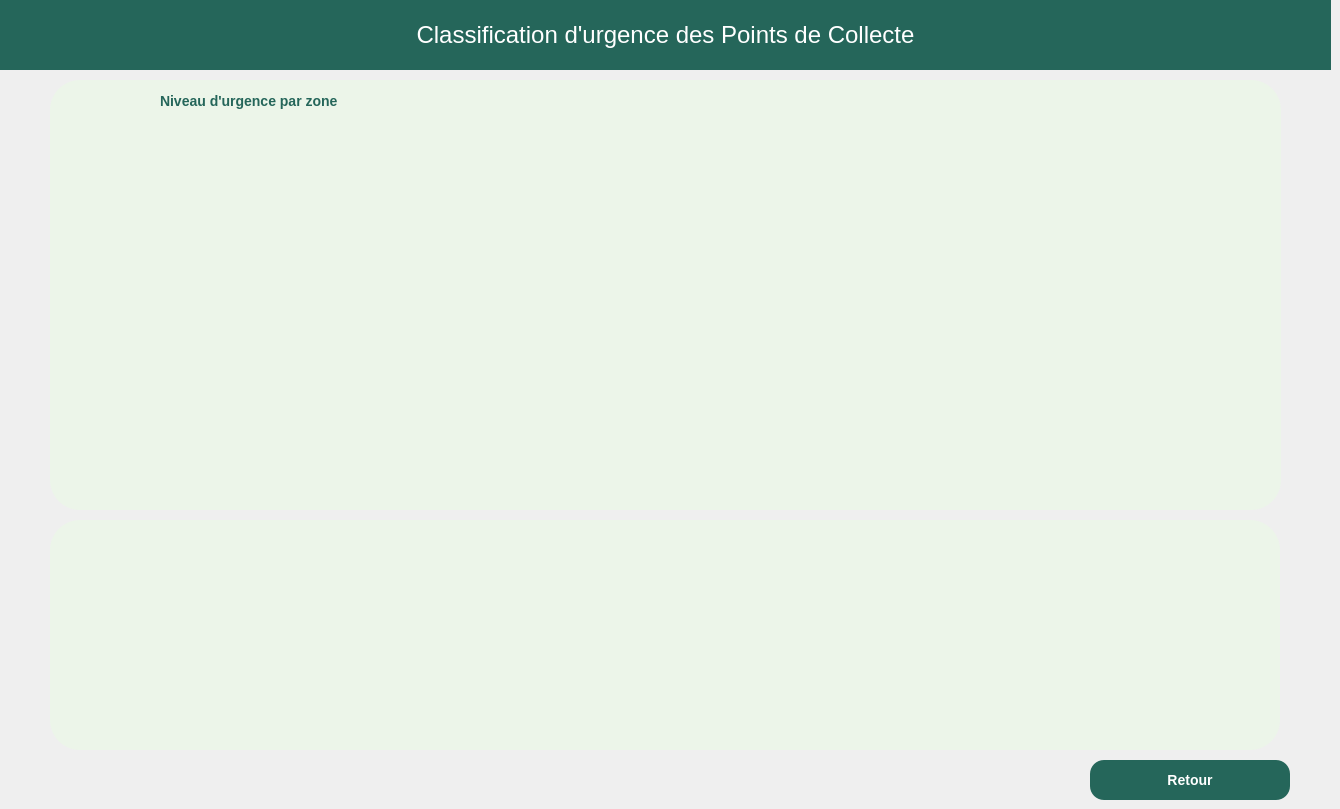
       <widget class="QWidget" name="GPC_PageClass">
        <widget class="QLabel" name="GPC_ClassTitle">
         <property name="geometry">
          <rect>
           <x>0</x>
           <y>0</y>
           <width>1331</width>
           <height>70</height>
          </rect>
         </property>
         <property name="font">
          <font>
           <family>Segoe UI</family>
           <pointsize>18</pointsize>
           <italic>false</italic>
           <bold>false</bold>
          </font>
         </property>
         <property name="styleSheet">
          <string notr="true">font: 18pt &quot;Segoe UI&quot;;
background-color: rgba(37, 102, 90, 255);;
color: rgb(255, 255, 255);</string>
         </property>
         <property name="text">
          <string>Classification d'urgence des Points de Collecte</string>
         </property>
         <property name="alignment">
          <set>Qt::AlignmentFlag::AlignCenter</set>
         </property>
        </widget>
        <widget class="QFrame" name="GPC_ClassChartFrame">
         <property name="geometry">
          <rect>
           <x>50</x>
           <y>80</y>
           <width>1231</width>
           <height>430</height>
          </rect>
         </property>
         <property name="styleSheet">
          <string notr="true">QFrame{
 background-color:#ECF5E9;
 border-radius:30px;
}
QLabel{
 color:#25665A;
 font-weight:bold;
 font-size:14px;
}
QLineEdit, QComboBox{
 background:white;
 border-radius:12px;
 padding:6px;
 color:black;
 font-size:13px;
}
</string>
         </property>
         <property name="frameShape">
          <enum>QFrame::Shape::StyledPanel</enum>
         </property>
         <property name="frameShadow">
          <enum>QFrame::Shadow::Raised</enum>
         </property>
         <widget class="QLabel" name="GPC_ClassChartTitle">
          <property name="geometry">
           <rect>
            <x>110</x>
            <y>1</y>
            <width>200</width>
            <height>40</height>
           </rect>
          </property>
          <property name="text">
           <string>Niveau d'urgence par zone</string>
          </property>
         </widget>
         <widget class="QWidget" name="GPC_ClassChartContainer" native="true">
          <property name="geometry">
           <rect>
            <x>8</x>
            <y>39</y>
            <width>1211</width>
            <height>381</height>
           </rect>
          </property>
         </widget>
        </widget>
        <widget class="QFrame" name="GPC_ClassTableFrame">
         <property name="geometry">
          <rect>
           <x>50</x>
           <y>520</y>
           <width>1230</width>
           <height>230</height>
          </rect>
         </property>
         <property name="styleSheet">
          <string notr="true">QFrame{
 background-color:#ECF5E9;
 border-radius:30px;
}
QLabel{
 color:#25665A;
 font-weight:bold;
 font-size:14px;
}
QLineEdit, QComboBox{
 background:white;
 border-radius:12px;
 padding:6px;
 color:black;
 font-size:13px;
}
</string>
         </property>
         <property name="frameShape">
          <enum>QFrame::Shape::StyledPanel</enum>
         </property>
         <property name="frameShadow">
          <enum>QFrame::Shadow::Raised</enum>
         </property>
         <widget class="QTableView" name="GPC_ClassTableView">
          <property name="geometry">
           <rect>
            <x>10</x>
            <y>10</y>
            <width>1211</width>
            <height>211</height>
           </rect>
          </property>
         </widget>
        </widget>
        <widget class="QPushButton" name="GPC_BtnBackClass">
         <property name="geometry">
          <rect>
           <x>1090</x>
           <y>760</y>
           <width>200</width>
           <height>40</height>
          </rect>
         </property>
         <property name="styleSheet">
          <string notr="true">
QPushButton{
 background-color:#25665A;
 color:white;
 border-radius:14px;
 padding:10px;
 font-size:14px;
 font-weight:bold;
}
QPushButton:hover{
 background-color:#1D4840;
}</string>
         </property>
         <property name="text">
          <string>Retour</string>
         </property>
        </widget>
       </widget>
